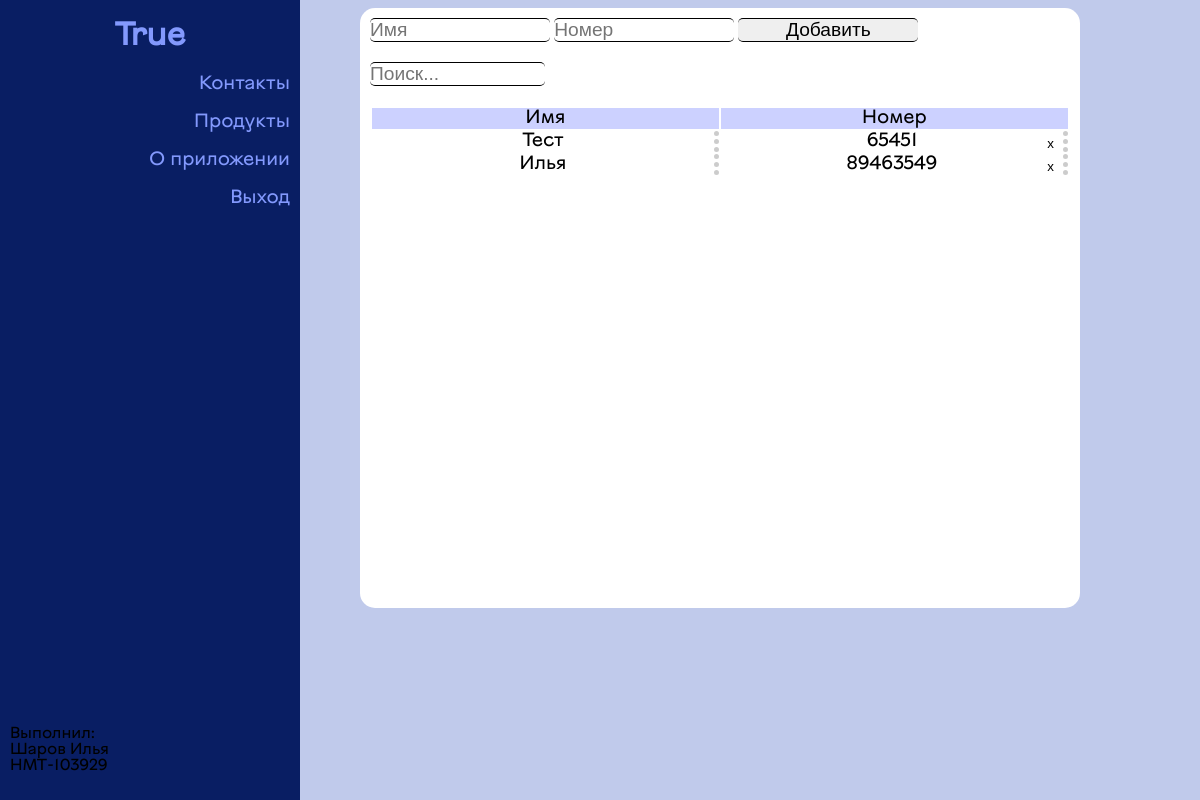
The app's page /contacts/ (signed in) with its own data.
### fullstack/models.py (models this page shows, shortened)
class Contacts_name(models.Model):
    name = models.CharField(max_length=255, verbose_name='Имя контакта')
    client = models.ForeignKey('Client', null=True, on_delete=models.PROTECT, verbose_name='Имя клиента')

class Contacts_phone(models.Model):
    name = models.ForeignKey('Contacts_name', null=True, on_delete=models.PROTECT, verbose_name='Имя контакта')
    phone = models.CharField(max_length=255, verbose_name='Номер')

### fullstack/views.py (the view)
# urls.py: path('contacts/', contacts, name='contacts'),
def contacts(request):
    nums = Contacts_name.objects.filter(client=request.session['id'])
    cont = []
    last = ''
    for n in nums:
        for num in Contacts_phone.objects.filter(name=n.pk):
            if last != n.name:
                cont.append({'name': n.name, 'phone': num.phone, 'uname':n.name})
                last = n.name
            else:
                cont.append({'name': '', 'phone': num.phone,    'uname':n.name})
    response = render(request, 'pages/contacts.html', {'User': request.session['user'], 'cont':cont})
    return response

### fullstack/templates/pages/contacts.html (shortened to what this page needs)
<!DOCTYPE html>
{% load static %}
<html>
	<head>
	</head>
	<body>
		<div id="left-board"  class='bg-r'>
			<h1>{{User}}</h1>
			<div class='button' id='0'><p>Контакты</p></div>
			<div class='button'><p><a href='/index/'>Продукты</a></p></div>
			<div class='button'><p><a href='/about/'>О приложении</a></p></div>
			<div class='button'><p><a href='/logout/'>Выход</a></p></div>
		</div>
		<div class='window' id='c-0'>
			<form method=GET action='/aCont/'>
				<input name='name' type='text' placeholder='Имя' required>
				<input name='num' type='num' placeholder='Номер' required>
				<input type='submit' value='Добавить'>
			</form>
			<div style="padding: 10px">
				<input onchange="search()" id='searcher' type=text/ placeholder="Поиск...">
			</div>
			<table>
				<thead>
					<tr id="SH"><td>Имя</td><td>Номер</td></tr>
				</thead>
				<tbody>
					{% for c in cont %}
						<tr id="{{c.uname}}{{c.phone}}"><td>{{c.name}}</td> <td>{{c.phone}} <a href="/rCont/{{c.uname}}/{{c.phone}}"><button  class='remove'>x</button></a></td></tr>
					{% endfor %}
				</tbody>
			</table>
		</div>
		<div class='writer'><p>Выполнил:<br>Шаров Илья<br>НМТ-103929</p></div>
	</body>
</html>

### records on screen
Contacts_name: name "Тест"
Contacts_phone: phone "65451"
Contacts_name: name "Илья"
Contacts_phone: phone "89463549"

### other values on screen
{{ User }} "True"
